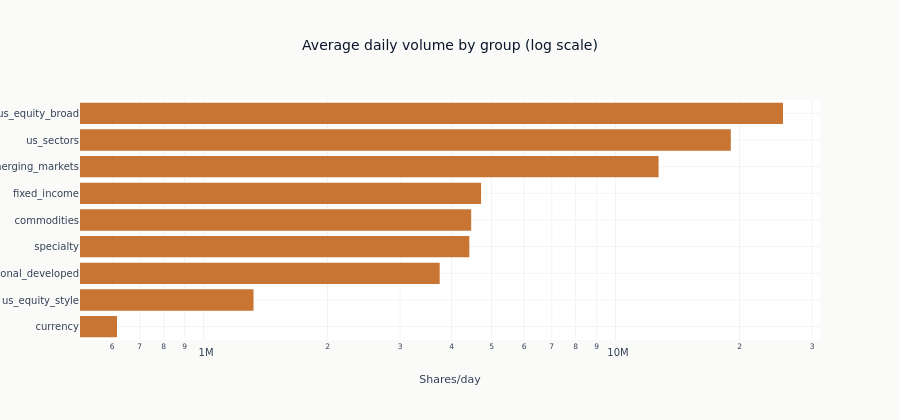

This figure's notebook cell:
### Code cell
fig = go.Figure(
    go.Bar(
        x=by_group_vol["avg_volume"].to_list(),
        y=by_group_vol["group"].to_list(),
        orientation="h",
        marker_color=COLORS["copper"],
    )
)
fig.update_layout(
    title="Average daily volume by group (log scale)",
    xaxis_title="Shares/day",
    xaxis_type="log",
    yaxis=dict(autorange="reversed"),
    height=420,
)
fig.show()

### Figure 1 — Plotly figure (JSON) as saved in the notebook; plotly's stock layout.template omitted (floating-point values rounded to 4 significant figures)
{"data": [{"marker": {"color": "#C87533"}, "orientation": "h", "type": "bar", "x": [25500000.0, 19050000.0, 12720000.0, 4716000.0, 4463000.0, 4417000.0, 3742000.0, 1322000.0, 616500.0], "y": ["us_equity_broad", "us_sectors", "emerging_markets", "fixed_income", "commodities", "specialty", "international_developed", "us_equity_style", "currency"]}], "layout": {"height": 420, "title": {"text": "Average daily volume by group (log scale)"}, "xaxis": {"title": {"text": "Shares/day"}, "type": "log"}, "yaxis": {"autorange": "reversed"}}}
